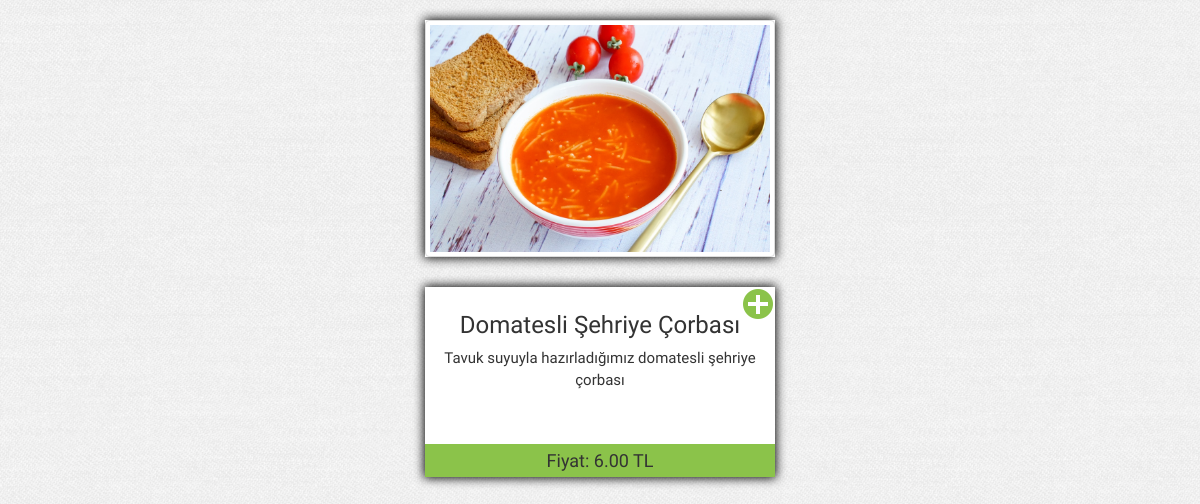
Screenshot of /products/domatesli-sehriye-corbas/ with the database file from the repository.
### products/models.py (models this page shows, shortened)
class Product(models.Model):
    title = models.CharField(max_length=120)
    slug = models.SlugField(blank=True, unique=True)
    description = models.TextField()
    category = models.CharField(max_length=120, default='')
    price = models.DecimalField(decimal_places=2, max_digits=20, default=12)
    image = models.ImageField(upload_to=upload_image_path, null=True, blank=True)
    featured = models.BooleanField(default=False)
    active = models.BooleanField(default=True)
    timestamp = models.DateTimeField(auto_now_add=True)
    objects = ProdocutManager()

### products/views.py (the view)
# urls.py: url(r'^(?P<slug>[\w-]+)/$', ProductDetailSlugView.as_view(), name='detail'),
class ProductDetailSlugView(ObjectViewedMixin, DetailView): #ObjectViewedMixin,
    queryset = Product.objects.all()
    template_name = "products/detail.html"
    def get_context_data(self, *args, **kwargs):
        context = super(ProductDetailSlugView, self).get_context_data(*args, **kwargs)
        cart_obj, new_obj = Cart.objects.new_or_get(self.request)
        context['cart'] = cart_obj
        return context
    def get_object(self, *args, **kwargs):
        request = self.request
        slug = self.kwargs.get('slug')
        try:
            instance = Product.objects.get(slug=slug, active=True)
        except Product.DoesNotExist:
            raise Http404("Bulunamadı..")
        except Product.MultipleObjectsReturned:
            qs = Product.objects.filter(slug=slug, active=True)
            instance = qs.first()
        except:
            raise Http404("Garip bir istek..")
        return instance

### analytics/mixins.py (called while the page is built)
    def get_context_data(self,*args,**kwargs):
        context = super(ObjectViewedMixin,self).get_context_data(*args,**kwargs)
        request = self.request
        instance = context.get('object')
        if request.user.is_authenticated() and instance:
            object_viewed_signal.send(instance.__class__, instance=instance,request=request)
        return context

### carts/models.py (called while the page is built)
def pre_save_cart_receiver(sender, instance, *args, **kwargs):
    instance.total = instance.subtotal

    def new_or_get(self, request):
        cart_id = request.session.get("cart_id", None)
        qs = self.get_queryset().filter(id=cart_id)
        if qs.count() == 1:
            new_obj = False
            cart_obj = qs.first()
            if request.user.is_authenticated() and cart_obj.user is None:
                cart_obj.user = request.user
                cart_obj.save()
        else:
            cart_obj = Cart.objects.new(user=request.user)
            new_obj = True
            request.session['cart_id'] = cart_obj.id
        return cart_obj, new_obj

    def new(self, user=None):
        user_obj = None
        if user is not None:
            if user.is_authenticated():
                user_obj = user
        return self.model.objects.create(user=user_obj)

### orders/models.py (called while the page is built)
def post_save_cart_total(sender, instance, created, *args, **kwargs):
    if not created:
        cart_obj = instance
        cart_total = cart_obj.total
        cart_id = cart_obj.id
        qs = Order.objects.filter(cart__id=cart_id)
        if qs.count() == 1:
            order_obj = qs.first()
            order_obj.update_total()

### products/models.py (called while the page is built)
    def active(self):
        return self.filter(active=True)

    def get_queryset(self):
        return ProductQuerySet(self.model, using=self.db)

    def all(self):
        return self.get_queryset().active()

### templates/products/detail.html (shortened to what this page needs)
{% extends 'base.html' %}
{% block body %}
    <div class="container">
        <div class="row">
            <div class="urun-detay">
                <div class="main-area">
                    <div class="details-area">
                        <div class="thumbnail">
                            <img src="{{ object.image.url }}" alt="{{ object.title }} logo">
                        </div>
                    </div>
                    <div class="details-area2">
                        <div class="caption-sepet">
                            {% include 'products/snippets/update-cart.html' with product=object cart=cart %}
                        </div>
                        <div class="caption">
                            <h3>{{ object.title }}</h3>
                            <p>{{ object.description|linebreaksbr}} </p>
                        </div>
                        <div class="caption-button">
                             <p>Fiyat: {{ object.price|linebreaksbr}} TL</p>
                        </div>
                    </div>
                </div>
            </div>
         </div>
    </div>
{% endblock %}

### static/css/style.css (style rules this page uses)
html { font-family: Arial; }
.urun-detay { margin-top:50px; }
.main-area { width:100%; padding: 0 4% 0 4%; margin-top:-30px; }
.details-area { max-width:350px; background-color: #FFFFFF; box-shadow: 0px 0px 10px 1px #000000; margin-left: auto; margin-right: auto; margin-bottom:30px; transition: all 0.5s ease-in-out 0s; }
.details-area2 { position: relative; max-width:350px; height:190px; background-color: #FFFFFF; box-shadow: 0px 0px 10px 1px #000000; margin-left: auto; margin-right: auto; }
.caption { width:100%; height: 157px; padding: 5px 10px 5px 10px; text-align: center; overflow: hidden; }
@media screen and (min-width: 301px) { .caption p { font-size: 15px; } }
@media screen and (min-width: 301px) { .caption h3 { font-size: x-large; } }
.caption-button { width: 100%; text-align: center; }
.caption-button p { font-size: 18px; line-height: 33px; background-color: #8bc34a; border: none; height:33px; border-radius: 0px; background-image: url(/static/img/fabric-effect.png); }
.details-area .thumbnail img { width:100%; max-height:250px; min-height:150px; }

### static/css/main.css (style rules this page uses)
body { font-family: 'Raleway', 'Open-Sans', sans-serif; overflow-x: hidden; font-size: 14px; background-image: url(/static/img/fabric-effect-white.png); }

### templates/products/detail.html (style rules this page uses)
.caption-sepet { position: absolute; right: 2px; top: 2px; }

### rows the page displays
Product: image (picture), title "Domatesli Şehriye Çorbası", description "Tavuk suyuyla hazırladığımız domatesli şehriye çorbası", price "6.00"
